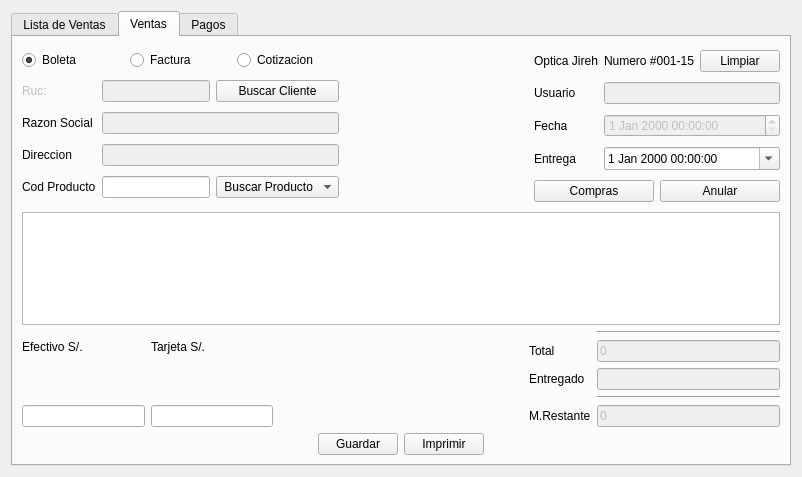
<?xml version="1.0" encoding="UTF-8"?>
<ui version="4.0">
 <class>uiventas</class>
 <widget class="QWidget" name="uiventas">
  <property name="geometry">
   <rect>
    <x>0</x>
    <y>0</y>
    <width>802</width>
    <height>477</height>
   </rect>
  </property>
  <property name="windowTitle">
   <string>Form</string>
  </property>
  <layout class="QGridLayout" name="gridLayout_11">
   <item row="0" column="0">
    <widget class="QTabWidget" name="tabWidget">
     <property name="currentIndex">
      <number>1</number>
     </property>
     <widget class="QWidget" name="tab_2">
      <attribute name="title">
       <string>Lista de Ventas</string>
      </attribute>
      <layout class="QGridLayout" name="gridLayout_10">
       <item row="0" column="0">
        <layout class="QGridLayout" name="gridLayout_5">
         <item row="0" column="0">
          <widget class="QLabel" name="label_14">
           <property name="text">
            <string>Empresa</string>
           </property>
          </widget>
         </item>
         <item row="1" column="0">
          <widget class="MyComboBox" name="comboBox_Empresa"/>
         </item>
         <item row="0" column="1">
          <widget class="QLabel" name="label_15">
           <property name="text">
            <string>Tienda</string>
           </property>
          </widget>
         </item>
         <item row="1" column="1">
          <widget class="MyComboBox" name="comboBox_Tienda"/>
         </item>
         <item row="0" column="2">
          <widget class="QLabel" name="label_16">
           <property name="text">
            <string>Documento</string>
           </property>
          </widget>
         </item>
         <item row="1" column="2">
          <widget class="QComboBox" name="comboBox_Documento"/>
         </item>
         <item row="0" column="3">
          <widget class="QLabel" name="label_27">
           <property name="text">
            <string>Forma de Pago</string>
           </property>
          </widget>
         </item>
         <item row="1" column="3">
          <widget class="QComboBox" name="comboBox_Forma_Pago"/>
         </item>
         <item row="0" column="4">
          <widget class="QLabel" name="label_23">
           <property name="text">
            <string>Colaborador</string>
           </property>
          </widget>
         </item>
         <item row="1" column="4">
          <widget class="MyComboBox" name="comboBox_Colaborador"/>
         </item>
         <item row="0" column="5">
          <widget class="QLabel" name="label_21">
           <property name="text">
            <string>Desde</string>
           </property>
          </widget>
         </item>
         <item row="1" column="5">
          <widget class="QDateTimeEdit" name="dateTimeEdit_Desde">
           <property name="calendarPopup">
            <bool>true</bool>
           </property>
          </widget>
         </item>
         <item row="0" column="6">
          <widget class="QLabel" name="label_24">
           <property name="text">
            <string>Hasta</string>
           </property>
          </widget>
         </item>
         <item row="1" column="6">
          <widget class="QDateTimeEdit" name="dateTimeEdit_Hasta">
           <property name="calendarPopup">
            <bool>true</bool>
           </property>
          </widget>
         </item>
        </layout>
       </item>
       <item row="1" column="0">
        <widget class="Line" name="line_3">
         <property name="orientation">
          <enum>Qt::Horizontal</enum>
         </property>
        </widget>
       </item>
       <item row="2" column="0">
        <widget class="QTableView" name="tableView_Reporte_Ventas"/>
       </item>
       <item row="3" column="0">
        <layout class="QHBoxLayout" name="horizontalLayout_4">
         <item>
          <spacer name="horizontalSpacer_5">
           <property name="orientation">
            <enum>Qt::Horizontal</enum>
           </property>
           <property name="sizeHint" stdset="0">
            <size>
             <width>40</width>
             <height>20</height>
            </size>
           </property>
          </spacer>
         </item>
         <item>
          <widget class="QPushButton" name="pushButton_Imprimir">
           <property name="text">
            <string>Imprimir</string>
           </property>
          </widget>
         </item>
         <item>
          <widget class="QLabel" name="label_25">
           <property name="text">
            <string>Total...</string>
           </property>
          </widget>
         </item>
         <item>
          <widget class="QLabel" name="label_Resultado">
           <property name="font">
            <font>
             <pointsize>14</pointsize>
             <weight>75</weight>
             <bold>true</bold>
            </font>
           </property>
           <property name="text">
            <string>RESULTADO</string>
           </property>
          </widget>
         </item>
        </layout>
       </item>
      </layout>
     </widget>
     <widget class="QWidget" name="tab">
      <property name="styleSheet">
       <string notr="true"/>
      </property>
      <attribute name="title">
       <string>Ventas</string>
      </attribute>
      <layout class="QGridLayout" name="gridLayout_9">
       <item row="0" column="0">
        <layout class="QVBoxLayout" name="verticalLayout">
         <item>
          <layout class="QHBoxLayout" name="horizontalLayout_6">
           <item>
            <layout class="QGridLayout" name="gridLayout_2">
             <item row="6" column="0">
              <widget class="QLabel" name="label_5">
               <property name="text">
                <string>Cod Producto</string>
               </property>
              </widget>
             </item>
             <item row="3" column="0">
              <widget class="QLabel" name="label_3">
               <property name="enabled">
                <bool>false</bool>
               </property>
               <property name="text">
                <string>Ruc:</string>
               </property>
              </widget>
             </item>
             <item row="6" column="1">
              <widget class="QLineEdit" name="lineEdit_codProducto"/>
             </item>
             <item row="3" column="1">
              <widget class="QLineEdit" name="lineEdit_ruc">
               <property name="enabled">
                <bool>false</bool>
               </property>
              </widget>
             </item>
             <item row="5" column="1" colspan="2">
              <widget class="QLineEdit" name="lineEdit_direccion">
               <property name="enabled">
                <bool>false</bool>
               </property>
              </widget>
             </item>
             <item row="4" column="0">
              <widget class="QLabel" name="label_2">
               <property name="text">
                <string>Razon Social</string>
               </property>
              </widget>
             </item>
             <item row="4" column="1" colspan="2">
              <widget class="QLineEdit" name="lineEdit_razonSocial">
               <property name="enabled">
                <bool>false</bool>
               </property>
              </widget>
             </item>
             <item row="2" column="0" colspan="3">
              <layout class="QHBoxLayout" name="horizontalLayout_5">
               <item>
                <widget class="QRadioButton" name="radioButton_Boleta">
                 <property name="text">
                  <string>Boleta</string>
                 </property>
                 <property name="checked">
                  <bool>true</bool>
                 </property>
                </widget>
               </item>
               <item>
                <widget class="QRadioButton" name="radioButton_Factura">
                 <property name="text">
                  <string>Factura</string>
                 </property>
                </widget>
               </item>
               <item>
                <widget class="QRadioButton" name="radioButton_cotizacion">
                 <property name="text">
                  <string>Cotizacion</string>
                 </property>
                </widget>
               </item>
              </layout>
             </item>
             <item row="5" column="0">
              <widget class="QLabel" name="label_4">
               <property name="text">
                <string>Direccion</string>
               </property>
              </widget>
             </item>
             <item row="3" column="2">
              <widget class="QPushButton" name="pushButton_buscarCliente">
               <property name="text">
                <string>Buscar Cliente</string>
               </property>
               <property name="icon">
                <iconset resource="../Icons/Icons.qrc">
                 <normaloff>:/Icons/add-user.png</normaloff>:/Icons/add-user.png</iconset>
               </property>
              </widget>
             </item>
             <item row="6" column="2">
              <widget class="QComboBox" name="comboBox_buscar_producto">
               <item>
                <property name="text">
                 <string> Buscar Producto</string>
                </property>
                <property name="icon">
                 <iconset resource="../Icons/Icons.qrc">
                  <normaloff>:/Icons/search_64.png</normaloff>:/Icons/search_64.png</iconset>
                </property>
               </item>
               <item>
                <property name="text">
                 <string>Productos</string>
                </property>
                <property name="icon">
                 <iconset resource="../Icons/Icons.qrc">
                  <normaloff>:/Icons/file-roller.png</normaloff>:/Icons/file-roller.png</iconset>
                </property>
               </item>
               <item>
                <property name="text">
                 <string>Vitrina</string>
                </property>
                <property name="icon">
                 <iconset resource="../Icons/Icons.qrc">
                  <normaloff>:/Icons/inventory-maintenance.png</normaloff>:/Icons/inventory-maintenance.png</iconset>
                </property>
               </item>
               <item>
                <property name="text">
                 <string>Almacen</string>
                </property>
                <property name="icon">
                 <iconset resource="../Icons/Icons.qrc">
                  <normaloff>:/Icons/1354339097_localbusiness-y.png</normaloff>:/Icons/1354339097_localbusiness-y.png</iconset>
                </property>
               </item>
              </widget>
             </item>
            </layout>
           </item>
           <item>
            <spacer name="horizontalSpacer_4">
             <property name="orientation">
              <enum>Qt::Horizontal</enum>
             </property>
             <property name="sizeHint" stdset="0">
              <size>
               <width>129</width>
               <height>160</height>
              </size>
             </property>
            </spacer>
           </item>
           <item>
            <layout class="QGridLayout" name="gridLayout">
             <item row="0" column="1">
              <widget class="QLabel" name="label_numero_documento">
               <property name="text">
                <string>Numero #001-15</string>
               </property>
              </widget>
             </item>
             <item row="0" column="0">
              <widget class="QLabel" name="label_nombre_Tienda">
               <property name="text">
                <string>Optica Jireh</string>
               </property>
              </widget>
             </item>
             <item row="0" column="2">
              <widget class="QPushButton" name="pushButton_limpiar">
               <property name="text">
                <string>Limpiar</string>
               </property>
              </widget>
             </item>
             <item row="2" column="1" colspan="2">
              <widget class="QDateTimeEdit" name="dateTimeEdit_fecha_preventa">
               <property name="enabled">
                <bool>false</bool>
               </property>
              </widget>
             </item>
             <item row="1" column="1" colspan="2">
              <widget class="QLineEdit" name="lineEdit_usuario">
               <property name="enabled">
                <bool>false</bool>
               </property>
               <property name="readOnly">
                <bool>true</bool>
               </property>
              </widget>
             </item>
             <item row="2" column="0">
              <widget class="QLabel" name="label_17">
               <property name="text">
                <string>Fecha</string>
               </property>
              </widget>
             </item>
             <item row="3" column="0">
              <widget class="QLabel" name="label_18">
               <property name="text">
                <string>Entrega</string>
               </property>
              </widget>
             </item>
             <item row="3" column="1" colspan="2">
              <widget class="QDateTimeEdit" name="dateTimeEdit_entrega">
               <property name="calendarPopup">
                <bool>true</bool>
               </property>
              </widget>
             </item>
             <item row="1" column="0">
              <widget class="QLabel" name="label_20">
               <property name="text">
                <string>Usuario</string>
               </property>
              </widget>
             </item>
             <item row="4" column="0" colspan="3">
              <layout class="QHBoxLayout" name="horizontalLayout_3">
               <item>
                <widget class="QPushButton" name="pushButton_compras">
                 <property name="text">
                  <string>Compras</string>
                 </property>
                </widget>
               </item>
               <item>
                <widget class="QPushButton" name="pushButton_anular">
                 <property name="text">
                  <string>Anular</string>
                 </property>
                </widget>
               </item>
              </layout>
             </item>
            </layout>
           </item>
          </layout>
         </item>
         <item>
          <widget class="QTableView" name="tableView_Productos"/>
         </item>
         <item>
          <layout class="QHBoxLayout" name="horizontalLayout_2">
           <item>
            <layout class="QGridLayout" name="gridLayout_4"/>
           </item>
           <item>
            <layout class="QGridLayout" name="gridLayout_6">
             <item row="0" column="0">
              <widget class="QLabel" name="label">
               <property name="text">
                <string>Efectivo S/.</string>
               </property>
              </widget>
             </item>
             <item row="1" column="1">
              <widget class="QLabel" name="label_tarjeta">
               <property name="frameShape">
                <enum>QFrame::NoFrame</enum>
               </property>
               <property name="frameShadow">
                <enum>QFrame::Plain</enum>
               </property>
               <property name="lineWidth">
                <number>2</number>
               </property>
               <property name="text">
                <string/>
               </property>
              </widget>
             </item>
             <item row="1" column="0">
              <widget class="QLabel" name="label_efectivo">
               <property name="frameShape">
                <enum>QFrame::NoFrame</enum>
               </property>
               <property name="frameShadow">
                <enum>QFrame::Plain</enum>
               </property>
               <property name="lineWidth">
                <number>2</number>
               </property>
               <property name="text">
                <string/>
               </property>
              </widget>
             </item>
             <item row="2" column="0">
              <widget class="QLineEdit" name="lineEdit_efectivo"/>
             </item>
             <item row="2" column="1">
              <widget class="QLineEdit" name="lineEdit_tarjeta"/>
             </item>
             <item row="0" column="1">
              <widget class="QLabel" name="label_6">
               <property name="text">
                <string>Tarjeta S/.</string>
               </property>
              </widget>
             </item>
            </layout>
           </item>
           <item>
            <spacer name="horizontalSpacer">
             <property name="orientation">
              <enum>Qt::Horizontal</enum>
             </property>
             <property name="sizeHint" stdset="0">
              <size>
               <width>40</width>
               <height>20</height>
              </size>
             </property>
            </spacer>
           </item>
           <item>
            <layout class="QGridLayout" name="gridLayout_3">
             <item row="4" column="1">
              <widget class="QLineEdit" name="lineEdit_restante">
               <property name="enabled">
                <bool>false</bool>
               </property>
               <property name="text">
                <string>0</string>
               </property>
              </widget>
             </item>
             <item row="2" column="1">
              <widget class="QLineEdit" name="lineEdit_total_cancelado">
               <property name="enabled">
                <bool>false</bool>
               </property>
              </widget>
             </item>
             <item row="3" column="1">
              <widget class="Line" name="line_2">
               <property name="orientation">
                <enum>Qt::Horizontal</enum>
               </property>
              </widget>
             </item>
             <item row="4" column="0">
              <widget class="QLabel" name="label_cambiante">
               <property name="text">
                <string>M.Restante</string>
               </property>
              </widget>
             </item>
             <item row="0" column="1">
              <widget class="Line" name="line">
               <property name="orientation">
                <enum>Qt::Horizontal</enum>
               </property>
              </widget>
             </item>
             <item row="1" column="0">
              <widget class="QLabel" name="label_8">
               <property name="text">
                <string>Total</string>
               </property>
              </widget>
             </item>
             <item row="1" column="1">
              <widget class="QLineEdit" name="lineEdit_total">
               <property name="enabled">
                <bool>false</bool>
               </property>
               <property name="text">
                <string>0</string>
               </property>
               <property name="frame">
                <bool>true</bool>
               </property>
              </widget>
             </item>
             <item row="2" column="0">
              <widget class="QLabel" name="label_19">
               <property name="text">
                <string>Entregado</string>
               </property>
              </widget>
             </item>
            </layout>
           </item>
          </layout>
         </item>
         <item>
          <layout class="QHBoxLayout" name="horizontalLayout">
           <item>
            <spacer name="horizontalSpacer_3">
             <property name="orientation">
              <enum>Qt::Horizontal</enum>
             </property>
             <property name="sizeHint" stdset="0">
              <size>
               <width>40</width>
               <height>20</height>
              </size>
             </property>
            </spacer>
           </item>
           <item>
            <widget class="QPushButton" name="pushButton_guardar">
             <property name="text">
              <string>Guardar</string>
             </property>
            </widget>
           </item>
           <item>
            <widget class="QPushButton" name="pushButton_imprimir">
             <property name="text">
              <string>Imprimir</string>
             </property>
            </widget>
           </item>
           <item>
            <spacer name="horizontalSpacer_2">
             <property name="orientation">
              <enum>Qt::Horizontal</enum>
             </property>
             <property name="sizeHint" stdset="0">
              <size>
               <width>40</width>
               <height>20</height>
              </size>
             </property>
            </spacer>
           </item>
          </layout>
         </item>
        </layout>
       </item>
      </layout>
     </widget>
     <widget class="QWidget" name="tab_3">
      <attribute name="title">
       <string>Pagos</string>
      </attribute>
      <layout class="QGridLayout" name="gridLayout_7">
       <item row="0" column="0">
        <layout class="QGridLayout" name="gridLayout_8">
         <item row="0" column="0" rowspan="2">
          <widget class="QTableView" name="tableView_pagos"/>
         </item>
         <item row="0" column="1">
          <widget class="QPushButton" name="pushButton_registro_tarjeta">
           <property name="text">
            <string>Registrar Tarjeta</string>
           </property>
          </widget>
         </item>
         <item row="2" column="0">
          <layout class="QHBoxLayout" name="horizontalLayout_7">
           <item>
            <widget class="QLabel" name="label_7">
             <property name="text">
              <string>Efectivo</string>
             </property>
            </widget>
           </item>
           <item>
            <widget class="QLineEdit" name="lineEdit_pagos_efectivo"/>
           </item>
           <item>
            <widget class="QLabel" name="label_9">
             <property name="text">
              <string>Tarjeta</string>
             </property>
            </widget>
           </item>
           <item>
            <widget class="QLineEdit" name="lineEdit_pagos_tarjeta"/>
           </item>
           <item>
            <widget class="QLabel" name="label_10">
             <property name="text">
              <string>Total</string>
             </property>
            </widget>
           </item>
           <item>
            <widget class="QLineEdit" name="lineEdit_pagos_total"/>
           </item>
           <item>
            <spacer name="horizontalSpacer_6">
             <property name="orientation">
              <enum>Qt::Horizontal</enum>
             </property>
             <property name="sizeHint" stdset="0">
              <size>
               <width>40</width>
               <height>20</height>
              </size>
             </property>
            </spacer>
           </item>
          </layout>
         </item>
         <item row="1" column="1">
          <spacer name="verticalSpacer">
           <property name="orientation">
            <enum>Qt::Vertical</enum>
           </property>
           <property name="sizeHint" stdset="0">
            <size>
             <width>20</width>
             <height>40</height>
            </size>
           </property>
          </spacer>
         </item>
        </layout>
       </item>
      </layout>
     </widget>
    </widget>
   </item>
  </layout>
 </widget>
 <customwidgets>
  <customwidget>
   <class>MyComboBox</class>
   <extends>QComboBox</extends>
   <header location="global">mycombobox.h</header>
   <slots>
    <slot>Eliminar_Item()</slot>
   </slots>
  </customwidget>
 </customwidgets>
 <tabstops>
  <tabstop>radioButton_Boleta</tabstop>
  <tabstop>radioButton_Factura</tabstop>
  <tabstop>radioButton_cotizacion</tabstop>
  <tabstop>pushButton_limpiar</tabstop>
  <tabstop>lineEdit_ruc</tabstop>
  <tabstop>pushButton_buscarCliente</tabstop>
  <tabstop>lineEdit_razonSocial</tabstop>
  <tabstop>lineEdit_direccion</tabstop>
  <tabstop>lineEdit_codProducto</tabstop>
  <tabstop>lineEdit_usuario</tabstop>
  <tabstop>dateTimeEdit_fecha_preventa</tabstop>
  <tabstop>dateTimeEdit_entrega</tabstop>
  <tabstop>pushButton_anular</tabstop>
  <tabstop>tableView_Productos</tabstop>
  <tabstop>lineEdit_efectivo</tabstop>
  <tabstop>lineEdit_tarjeta</tabstop>
  <tabstop>pushButton_guardar</tabstop>
  <tabstop>pushButton_imprimir</tabstop>
  <tabstop>lineEdit_total</tabstop>
  <tabstop>lineEdit_total_cancelado</tabstop>
  <tabstop>lineEdit_restante</tabstop>
  <tabstop>comboBox_Colaborador</tabstop>
  <tabstop>dateTimeEdit_Hasta</tabstop>
  <tabstop>tableView_Reporte_Ventas</tabstop>
  <tabstop>comboBox_Forma_Pago</tabstop>
  <tabstop>comboBox_Empresa</tabstop>
  <tabstop>comboBox_Tienda</tabstop>
  <tabstop>comboBox_Documento</tabstop>
  <tabstop>pushButton_Imprimir</tabstop>
  <tabstop>dateTimeEdit_Desde</tabstop>
 </tabstops>
 <resources>
  <include location="../Icons/Icons.qrc"/>
 </resources>
 <connections/>
</ui>
